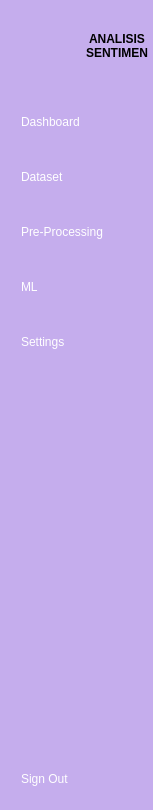
     <widget class="QWidget" name="iconname_widget" native="true">
      <property name="maximumSize">
       <size>
        <width>140</width>
        <height>16777215</height>
       </size>
      </property>
      <property name="styleSheet">
       <string notr="true">QWidget{
	background-color: rgb(197, 173, 237);
	color:white;
}

QPushButton{
	color: white;
	text-align: left;
	height: 40px;
	border: none;
	padding-left: 10px;
	border-top-left-radius: 10px;
	border-bottom-left-radius: 10px;
}

QPushButton:checked{	
	background-color:#F0F0F0;
	color:#8C9AFF;
	font-weight:bold;	
	
}
QPushButton:hover {
    background-color: #8C9AFF; /* Warna latar belakang ketika mouse hover */
	color: white; 
}


</string>
      </property>
      <layout class="QVBoxLayout" name="verticalLayout_4">
       <property name="rightMargin">
        <number>0</number>
       </property>
       <item>
        <layout class="QHBoxLayout" name="horizontalLayout_2">
         <property name="spacing">
          <number>5</number>
         </property>
         <property name="rightMargin">
          <number>5</number>
         </property>
         <item>
          <widget class="QLabel" name="label_2">
           <property name="minimumSize">
            <size>
             <width>70</width>
             <height>70</height>
            </size>
           </property>
           <property name="maximumSize">
            <size>
             <width>70</width>
             <height>70</height>
            </size>
           </property>
           <property name="text">
            <string/>
           </property>
           <property name="pixmap">
            <pixmap resource="resources.qrc">:/asset/images/fhmupp.png</pixmap>
           </property>
           <property name="scaledContents">
            <bool>true</bool>
           </property>
          </widget>
         </item>
         <item>
          <widget class="QLabel" name="label_3">
           <property name="font">
            <font>
             <family>Tahoma</family>
             <pointsize>9</pointsize>
             <weight>75</weight>
             <italic>false</italic>
             <bold>true</bold>
            </font>
           </property>
           <property name="styleSheet">
            <string notr="true">QLabel {
    color: black; /* Warna default teks */
}

QLabel:hover {
    color: #6b80ff; /* Warna teks saat di-hover */
}
</string>
           </property>
           <property name="text">
            <string>&lt;html&gt;&lt;head/&gt;&lt;body&gt;&lt;p align=&quot;center&quot;&gt;ANALISIS&lt;br/&gt;SENTIMEN&lt;/p&gt;&lt;/body&gt;&lt;/html&gt;</string>
           </property>
           <property name="alignment">
            <set>Qt::AlignJustify|Qt::AlignVCenter</set>
           </property>
           <property name="wordWrap">
            <bool>false</bool>
           </property>
           <property name="margin">
            <number>0</number>
           </property>
           <property name="indent">
            <number>-1</number>
           </property>
          </widget>
         </item>
        </layout>
       </item>
       <item>
        <layout class="QVBoxLayout" name="verticalLayout_2">
         <property name="spacing">
          <number>15</number>
         </property>
         <property name="topMargin">
          <number>15</number>
         </property>
         <item>
          <widget class="QPushButton" name="dashboard_2">
           <property name="text">
            <string>Dashboard</string>
           </property>
           <property name="icon">
            <iconset resource="resources.qrc">
             <normaloff>:/asset/images/dashboard_white.png</normaloff>
             <normalon>:/asset/images/dashboard_blue.png</normalon>:/asset/images/dashboard_white.png</iconset>
           </property>
           <property name="iconSize">
            <size>
             <width>25</width>
             <height>25</height>
            </size>
           </property>
           <property name="checkable">
            <bool>true</bool>
           </property>
           <property name="autoExclusive">
            <bool>true</bool>
           </property>
          </widget>
         </item>
         <item>
          <widget class="QPushButton" name="dataset_2">
           <property name="text">
            <string>Dataset</string>
           </property>
           <property name="icon">
            <iconset resource="resources.qrc">
             <normaloff>:/asset/images/dataset_white.png</normaloff>
             <normalon>:/asset/images/dataset_blue.png</normalon>:/asset/images/dataset_white.png</iconset>
           </property>
           <property name="iconSize">
            <size>
             <width>30</width>
             <height>30</height>
            </size>
           </property>
           <property name="checkable">
            <bool>true</bool>
           </property>
           <property name="autoExclusive">
            <bool>true</bool>
           </property>
          </widget>
         </item>
         <item>
          <widget class="QPushButton" name="pre_2">
           <property name="styleSheet">
            <string notr="true"/>
           </property>
           <property name="text">
            <string>Pre-Processing</string>
           </property>
           <property name="icon">
            <iconset resource="resources.qrc">
             <normaloff>:/asset/images/nlp_white.png</normaloff>
             <normalon>:/asset/images/nlp_blue.png</normalon>:/asset/images/nlp_white.png</iconset>
           </property>
           <property name="iconSize">
            <size>
             <width>30</width>
             <height>30</height>
            </size>
           </property>
           <property name="checkable">
            <bool>true</bool>
           </property>
           <property name="autoExclusive">
            <bool>true</bool>
           </property>
          </widget>
         </item>
         <item>
          <widget class="QPushButton" name="ml_2">
           <property name="text">
            <string>ML</string>
           </property>
           <property name="icon">
            <iconset resource="resources.qrc">
             <normaloff>:/asset/images/decision-tree_white.png</normaloff>
             <normalon>:/asset/images/decision-tree_blue.png</normalon>:/asset/images/decision-tree_white.png</iconset>
           </property>
           <property name="iconSize">
            <size>
             <width>30</width>
             <height>30</height>
            </size>
           </property>
           <property name="checkable">
            <bool>true</bool>
           </property>
           <property name="autoExclusive">
            <bool>true</bool>
           </property>
          </widget>
         </item>
         <item>
          <widget class="QPushButton" name="settings_2">
           <property name="text">
            <string>Settings</string>
           </property>
           <property name="icon">
            <iconset resource="resources.qrc">
             <normaloff>:/asset/images/settinga_white.png</normaloff>
             <normalon>:/asset/images/settings_blue.png</normalon>:/asset/images/settinga_white.png</iconset>
           </property>
           <property name="iconSize">
            <size>
             <width>30</width>
             <height>30</height>
            </size>
           </property>
           <property name="checkable">
            <bool>true</bool>
           </property>
           <property name="autoExclusive">
            <bool>true</bool>
           </property>
          </widget>
         </item>
        </layout>
       </item>
       <item>
        <spacer name="verticalSpacer_2">
         <property name="orientation">
          <enum>Qt::Vertical</enum>
         </property>
         <property name="sizeHint" stdset="0">
          <size>
           <width>20</width>
           <height>391</height>
          </size>
         </property>
        </spacer>
       </item>
       <item>
        <widget class="QPushButton" name="logout_2">
         <property name="text">
          <string>Sign Out</string>
         </property>
         <property name="icon">
          <iconset resource="resources.qrc">
           <normaloff>:/asset/images/turn-off_white.png</normaloff>
           <normalon>:/asset/images/turn-off_blue.png</normalon>:/asset/images/turn-off_white.png</iconset>
         </property>
         <property name="iconSize">
          <size>
           <width>25</width>
           <height>25</height>
          </size>
         </property>
         <property name="checkable">
          <bool>true</bool>
         </property>
        </widget>
       </item>
      </layout>
     </widget>
